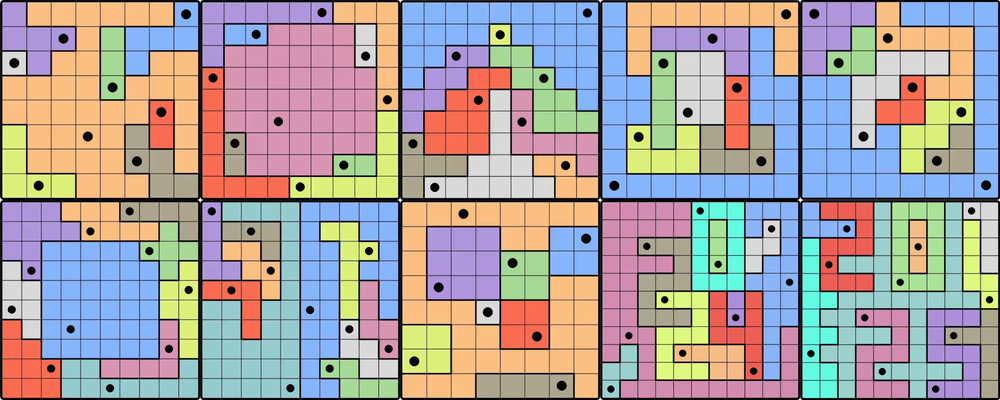
#> input picture assets/portada.png, 1000 x 400 px, shrunk from 2340 x 936 before the run
$ python -i queens_parser.py   (imports and definitions only)
#> lines starting #> are read from the running program, lines starting #| are printed output that depends on the picture; after the words box and inside, x2 and y2 are one past the last pixel; in counts of white or black regions, pixels touching at a corner belong together
#> further down, picture is the input picture: shape (400, 1000, 3); mean B, G, R 158, 158.4, 167
# -*- coding: utf-8 -*-
"""
Created on Tue Dec 31 00:29:20 2024
@author: oscar
"""
import numpy as np
from scipy.signal import find_peaks
import cv2

def parse_queens_img(img):
    ''' Parses an image representation of a board into a NxN numpy array.'''
    img = img.copy()

    # Crop the image to isolate the board.
    gray = cv2.cvtColor(img, cv2.COLOR_BGR2GRAY)
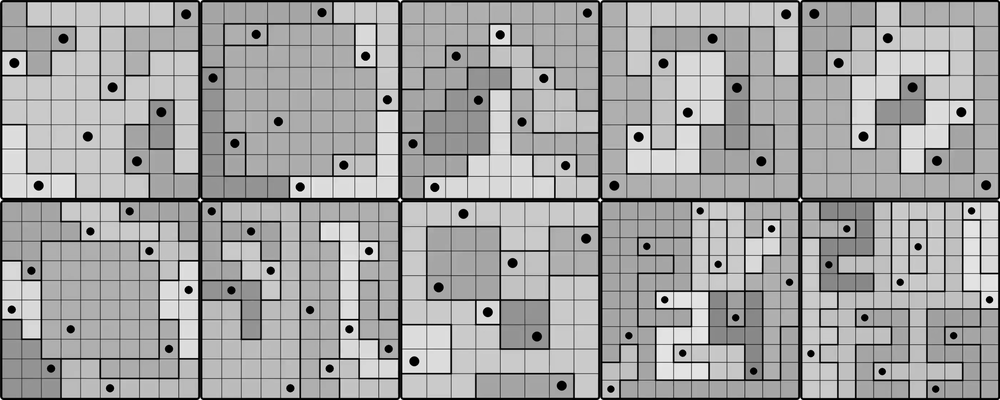
#> gray: shape (400, 1000); min 0, max 255, mean 160.9
    _, binary = cv2.threshold(gray, 100, 255, cv2.THRESH_BINARY_INV)
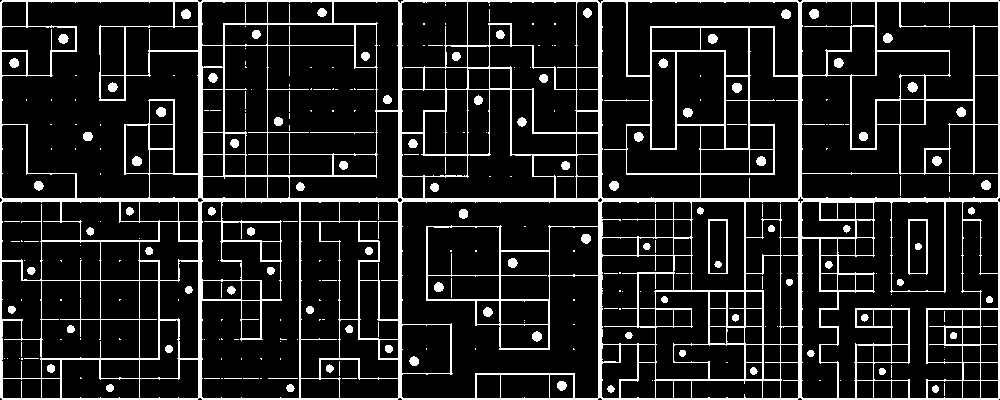
#> binary: shape (400, 1000); 12.4% white; 264 white regions (161 under 20 px)

    contours, _ = cv2.findContours(binary, cv2.RETR_EXTERNAL, cv2.CHAIN_APPROX_SIMPLE)
#> contours = 1 contour; box (x1, y1, x2, y2) and area: (0, 0, 1000, 400) 398531
    contour = max(contours, key=cv2.contourArea)
#> contour = contour of 52 points, box (x1, y1, x2, y2) (0, 0, 1000, 400), area 398531
    x, y, dx, dy = cv2.boundingRect(contour)
#> x = 0; y = 0; dx = 1000; dy = 400

#> (the run stopped early here; a loop or call above may not have finished)
